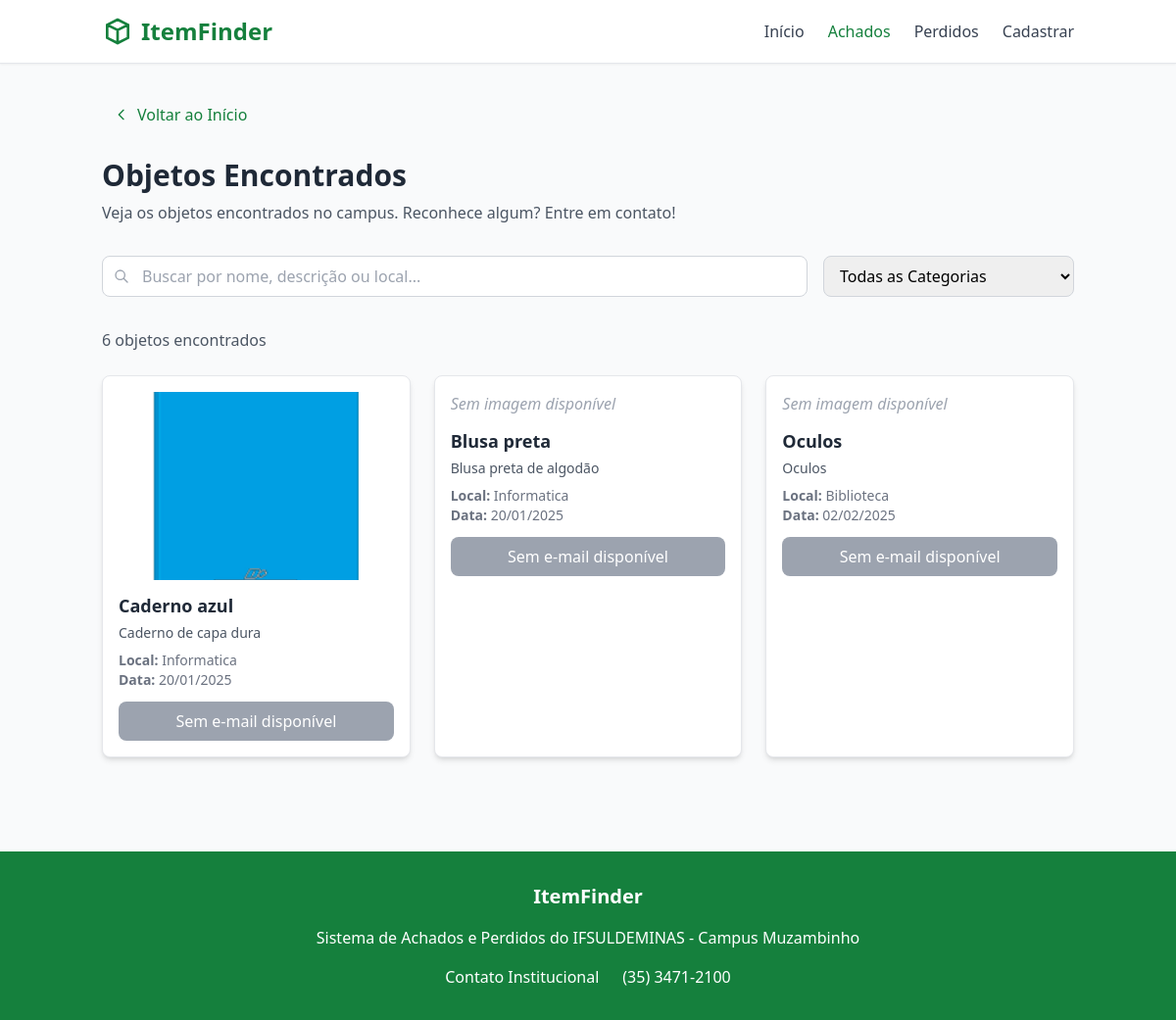
The page /achados/ on the database as committed earlier.
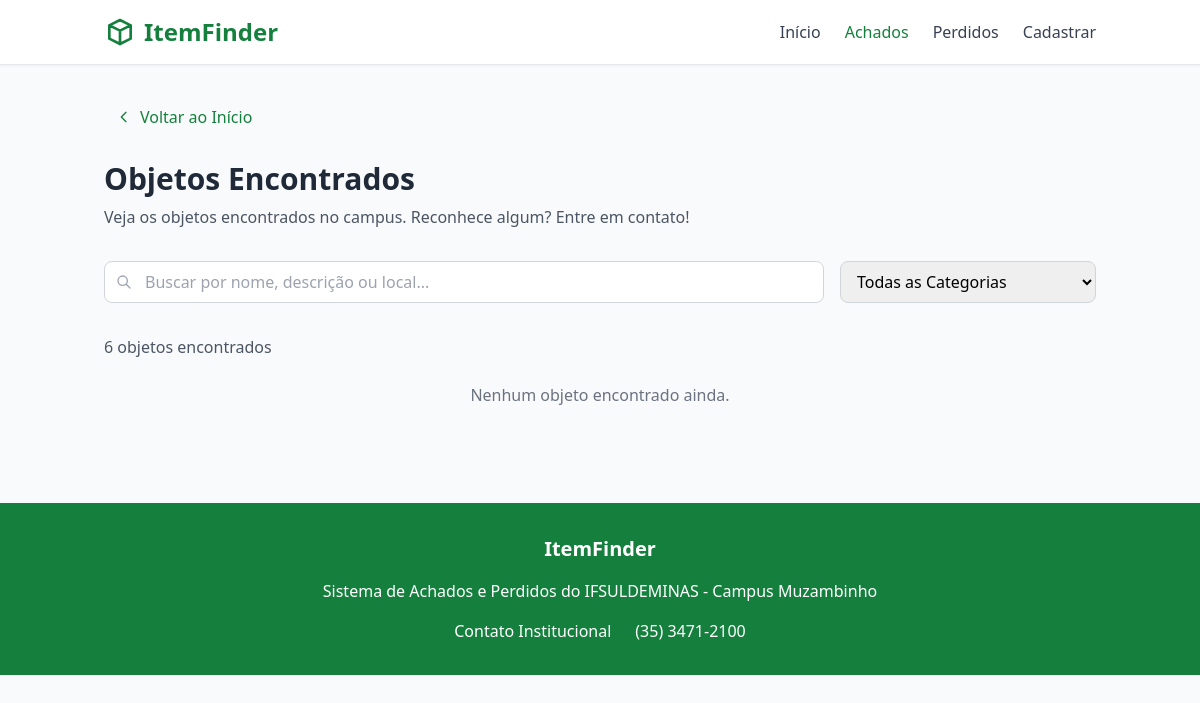
The same page on the database as committed later.
### app/models.py (models this page shows, shortened)
class ItemAchado(models.Model):
    nome = models.CharField(max_length=100, verbose_name="Nome do Item Achado")
    desc = models.TextField(max_length=250, verbose_name="Descrição", default="Sem descrição")
    foto = models.ImageField(upload_to='fotos/', blank=True, null=True)
    data = models.DateField(verbose_name="Data que o item foi Perdido", null=True, blank=True)
    OPCOES = [
        ("Biblioteca", "Biblioteca"),
        ("Predio do Café", "Predio do Café"),
        ("Agronomia", "Agronomia"),
        ("Celin", "Celin"),
        ("Predio da informatica", "Predio da informatica"),
        ("Refeitorio", "Refeitorio"),
        ("Predio H", "Predio H"),
        ("Lanchonete", "Lanchonete"),
        ("Coopam", "Coopam"),
        ("Quadra", "Quadra"),
        ("Poli esportivo", "Poli esportivo"),
        ("Tatame", "Tatame"),
        ("Academia", "Academia"),
        ("Selca", "Selca"),
        ("Sala de jogos", "Sala de jogos"),
        ("Alojamento A", "Alojamento A"),
        ("Alojamento B", "Alojamento B"),
        ("Alojamento C", "Alojamento C"),
        ("Hospital Veterinario", "Hospital Veterinario"),
        ("Z3 de Leite", "Z3 de leite"),
        ("Z3 de corte", "Z3 de corte"),
        ("Caprino", "Caprino"),
        ("Suino", "Suino"),
        ("Cunicultura", "Cunicultura"),
        ("Cecaes", "Cecaes"),
    ]
    local = models.CharField(max_length=50, choices=OPCOES, default="Biblioteca")
    OPCOES_CAT = [
        ("Roupa", "Roupa"),
        ("Eletrônico", "Eletrônico"),
        ("Livro", "Livro"),
        ("Documento", "Documento"),
        ("Chave", "Chave"),
        ("Acessório", "Acessório"),
        ("Brinquedo", "Brinquedo"),
        ("Mochila", "Mochila"),
        ("Celular", "Celular"),
        ("Óculos", "Óculos"),
    ]
    categoria = models.CharField(choices=OPCOES_CAT, default="Sem categoria")
    class Meta:
        verbose_name_plural = "AcheiUmItem"

### app/views.py (the view)
# urls.py: path('achados/', views.achados, name='achados'),
def achados(request):
    itens = ItemAchado.objects.all().order_by('-id')
    return render(request, 'app/achados.html', {'itens': itens})

### app/templates/app/achados.html (shortened to what this page needs)
<!DOCTYPE html>
<html lang="pt-BR">
<head>
    <script src="https://cdn.tailwindcss.com"></script>
</head>
<body class="min-h-screen bg-gray-50">
    <header class="border-b bg-white shadow-sm">
        <div class="container mx-auto px-4 py-4">
            <div class="flex items-center justify-between">
                <div class="flex items-center space-x-2">
                    <svg class="h-8 w-8 text-green-700" fill="none" stroke="currentColor" viewBox="0 0 24 24">
                        <path stroke-linecap="round" stroke-linejoin="round" stroke-width="2" d="M20 7l-8-4-8 4m16 0l-8 4m8-4v10l-8 4m0-10L4 7m8 4v10M4 7v10l8 4"/>
                    </svg>
                    <h1 class="text-2xl font-bold text-green-700">ItemFinder</h1>
                </div>
                <nav class="hidden md:flex items-center space-x-6">
                    <a href="{% url 'index'%}" class="text-gray-700 hover:text-green-700 font-medium">Início</a>
                    <a href="{% url 'achados'%}" class="text-green-700 font-medium">Achados</a>
                    <a href="{% url 'perdidos'%}" class="text-gray-700 hover:text-green-700 font-medium">Perdidos</a>
                    <a href="{% url 'cadastro'%}" class="text-gray-700 hover:text-green-700 font-medium">Cadastrar</a>
                </nav>
            </div>
        </div>
    </header>
    <div class="container mx-auto px-4 py-8">
        <div class="mb-6">
            <a href="{% url 'index' %}" class="text-green-700 hover:bg-green-50 px-3 py-2 rounded-lg font-medium inline-flex items-center">
                <svg class="mr-2 h-4 w-4" fill="none" stroke="currentColor" viewBox="0 0 24 24">
                    <path stroke-linecap="round" stroke-linejoin="round" stroke-width="2" d="M15 19l-7-7 7-7"/>
                </svg>
                Voltar ao Início
            </a>
        </div>
        <div class="mb-8">
            <h1 class="text-3xl font-bold text-gray-800 mb-2">Objetos Encontrados</h1>
            <p class="text-gray-600">Veja os objetos encontrados no campus. Reconhece algum? Entre em contato!</p>
        </div>
        <div class="mb-8 space-y-4">
            <div class="flex flex-col md:flex-row gap-4">
                <div class="flex-1">
                    <div class="relative">
                        <svg class="absolute left-3 top-1/2 transform -translate-y-1/2 text-gray-400 h-4 w-4" fill="none" stroke="currentColor" viewBox="0 0 24 24">
                            <path stroke-linecap="round" stroke-linejoin="round" stroke-width="2" d="M21 21l-6-6m2-5a7 7 0 11-14 0 7 7 0 0114 0z"/>
                        </svg>
                        <input type="text" id="searchInput" placeholder="Buscar por nome, descrição ou local..." class="pl-10 w-full px-3 py-2 border border-gray-300 rounded-lg focus:ring-2 focus:ring-green-500 focus:border-transparent">
                    </div>
                </div>
                <div class="md:w-64">
                    <select id="categoryFilter" class="w-full px-3 py-2 border border-gray-300 rounded-lg focus:ring-2 focus:ring-green-500 focus:border-transparent">
                        <option value="todos">Todas as Categorias</option>
                    </select>
                </div>
            </div>
        </div>
        <div class="mb-6">
            <p class="text-gray-600" id="resultsCount">6 objetos encontrados</p>
        </div>
<div id="itemsGrid" class="grid grid-cols-1 sm:grid-cols-2 lg:grid-cols-3 gap-6">
    {% for item in itens %}
    <div class="bg-white rounded-lg shadow-md p-4 border transition-all hover-lift"
         data-name="{{ item.nome }}"
         data-description="{{ item.desc }}"
         data-location="{{ item.local }}"
         data-category="{{ item.categoria }}">
        {% if item.foto %}
            <img src="{{ item.foto.url }}" alt="{{ item.nome }}" class="h-48 w-full object-cover rounded-md mb-3">
        {% else %}
            <p class="text-gray-400 italic mb-3">Sem imagem disponível</p>
        {% endif %}
        <h3 class="text-lg font-bold text-gray-800 mb-1">{{ item.nome }}</h3>
        <p class="text-gray-600 text-sm mb-2">{{ item.desc|truncatewords:20 }}</p>
        <p class="text-sm text-gray-500"><strong>Local:</strong> {{ item.local }}</p>
        <p class="text-sm text-gray-500 mb-3"><strong>Data:</strong> {{ item.data|date:"d/m/Y" }}</p>
        {% if item.email %}
            <button onclick="contactOwner('{{ item.email }}', '{{ item.nome }}')"
                class="w-full bg-green-700 hover:bg-green-800 text-white py-2 px-4 rounded-lg font-medium transition-colors">
                Entrar em Contato
            </button>
        {% else %}
            <button disabled class="w-full bg-gray-400 text-white py-2 px-4 rounded-lg font-medium">
                Sem e-mail disponível
            </button>
        {% endif %}
    </div>
    {% empty %}
    <p class="text-center text-gray-500 col-span-full">Nenhum objeto encontrado ainda.</p>
    {% endfor %}
</div>
                </div>
    <footer class="bg-green-700 text-white py-8 mt-16">
        <div class="container mx-auto px-4">
            <div class="text-center">
                <h4 class="text-xl font-bold mb-4">ItemFinder</h4>
                <p class="mb-4">Sistema de Achados e Perdidos do IFSULDEMINAS - Campus Muzambinho</p>
                <div class="flex justify-center space-x-6">
                    <a href="mailto:contato@muz.ifsuldeminas.edu.br" class="hover:text-gray-300">Contato Institucional</a>
                    <a href="tel:+553534712100" class="hover:text-gray-300">(35) 3471-2100</a>
                </div>
            </div>
        </div>
    </footer>
</body>
</html>
</body>
</html>

Rows that differ between the two databases and show on the page:
removed ItemAchado: foto (picture), nome "Caderno azul", desc "Caderno de capa dura", local "Informatica", data "20/01/2025"
removed ItemAchado: foto "Sem imagem disponível", nome "Blusa preta", desc "Blusa preta de algodão", local "Informatica", data "20/01/2025"
removed ItemAchado: foto "Sem imagem disponível", nome "Oculos", desc "Oculos", local "Biblioteca", data "02/02/2025"
Other text that changed with them:
text now shown: "Nenhum objeto encontrado ainda."
